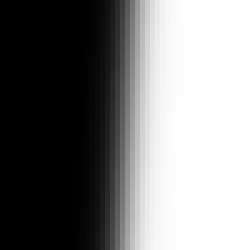
#> input picture core/algorithms/UnitTests/data/slantededge.tif, 50 x 50 px (shown 5 times larger)
$ jupyter execute --allow-errors SmoothEdge.ipynb
#> lines starting #> are read from the running program, lines starting #| are printed output that depends on the picture
[cell 1]
import numpy as np
import matplotlib.pyplot as plt
import scipy.signal as signal
import skimage as ski
from skimage import io

# Building edge for tests

[cell 2]
x=np.linspace(0,10,100)
arg=(x-5.3)/2;
A=10
y=A*np.exp(-arg*arg);
plt.plot(x,y)
y[y<1e-3]=0
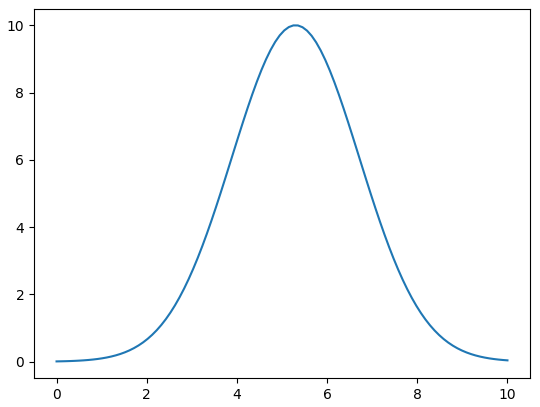
#> figure drawn by matplotlib, 1 panel; curve peaks at x = 5.25, y = 9.99

[cell 3]
y.shape

[cell 4]
cy=np.cumsum(y)
plt.plot(x,cy)
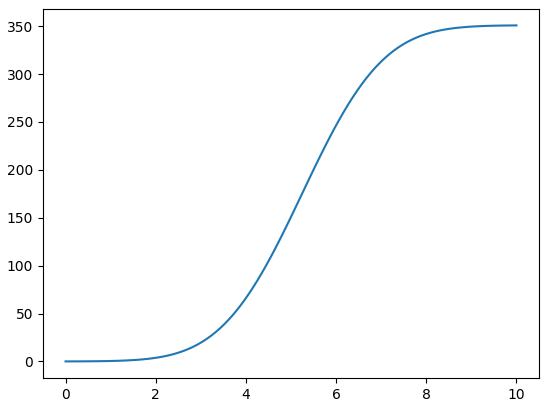
#> figure drawn by matplotlib, 1 panel; curve peaks at x = 10, y = 350.8

[cell 5]
dcy=np.diff(cy)

[cell 6]
plt.plot(x,y,'.',x,0.5<y,x,np.ones(x.size)*0.5)
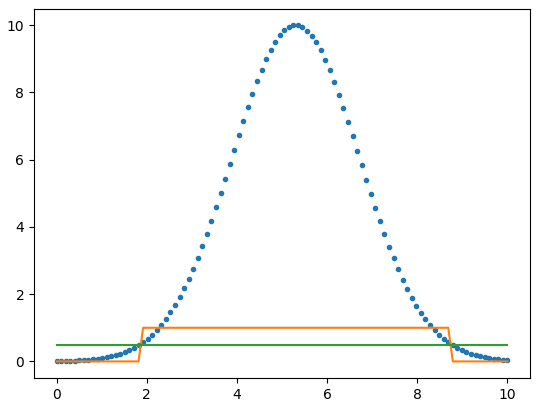
#> figure drawn by matplotlib, 1 panel; curve peaks at x = 5.25, y = 9.99; curve peaks at x = 1.92, y = 1

[cell 7]
(0.5<y).sum()*20/1000

[cell 8]
2*np.sqrt(np.log(2))*2

[cell 9]
np.log(np.exp(1))

# Look at unit test results

[cell 10]
a=io.imread('../../UnitTests/data/slantededge.tif')
#> a is the input picture: shape (50, 50) float32; min 1.94e-06, max 1, mean 0.489
plt.figure(figsize=[12,12])
plt.subplot(221)
plt.imshow(a,cmap='gray')
plt.xticks(np.arange(0,a.shape[1],2),labels=[])
plt.yticks(np.arange(0,a.shape[0],2),labels=[])
plt.grid(color='orange', linestyle='-', linewidth=0.5)
plt.grid(True)
m= 24.6932 ; k= -0.0522558
print(np.arctan(k)*180/np.pi)
ybx=np.arange(0,a.shape[0])
#> ybx = 50 values from 0 to 49
xbx=m+k*ybx
plt.plot(xbx,ybx,'r',label='Fitted edge line')
plt.title('Image of slanted edge')
plt.legend()

plt.subplot(222)
plt.imshow(np.diff(a,axis=1),cmap='gray')
m= 25.6932 ; k= -0.0522558
print(np.arctan(k)*180/np.pi)
ybx=np.arange(0,a.shape[0])
xbx=m+k*ybx
plt.plot(xbx,ybx,'r',label='Fitted edge line')
plt.xticks(np.arange(0,a.shape[1],2),labels=[])
plt.yticks(np.arange(0,a.shape[0],2),labels=[])
plt.grid(color='orange', linestyle='-', linewidth=0.5)
plt.grid(True)
plt.title('Image of edge derivative')
plt.legend()


plt.subplot(2,2,3)
d=a
plt.step(np.arange(0,d.shape[1]),d[0,:], label='First line')
plt.step(np.arange(0,d.shape[1]),d[25,:], label='Middle line')
plt.step(np.arange(0,d.shape[1]),d[-1,:], label='Last line')
plt.title('Line profiles edge')
plt.legend()
plt.subplot(2,2,4)
d=np.diff(a,axis=1)
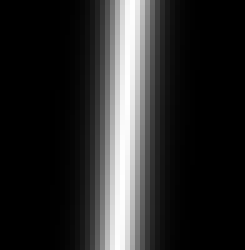
#> d: shape (50, 49) float32 (shown 5 times larger); min 1.26e-06, max 0.124, mean 0.0204; drawn with min black and max white
plt.step(np.arange(0,d.shape[1]),d[0,:], label='First line')
plt.step(np.arange(0,d.shape[1]),d[25,:], label='Middle line')
plt.step(np.arange(0,d.shape[1]),d[-1,:], label='Last line')

plt.title('Line profiles edge derivative')
plt.legend()

plt.tight_layout()
plt.savefig('edgedemo.pdf')
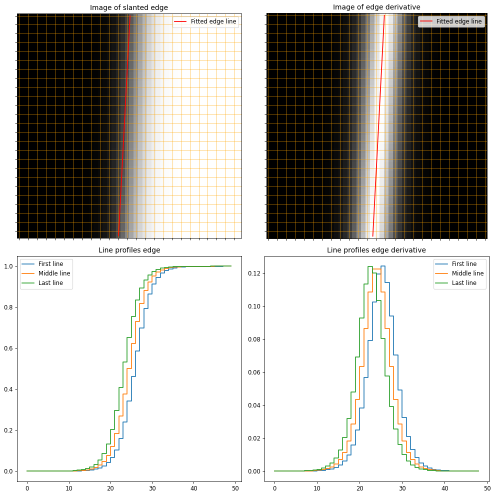
#> figure drawn by matplotlib, 4 panels; panel 3: curve peaks at x = 49, y = 1; panel 3: curve peaks at x = 49, y = 1; panel 3: curve peaks at x = 49, y = 1; panel 4: curve peaks at x = 26, y = 0.124
plt.savefig('edgedemo.png',dpi=150)

[cell 11]
plt.subplot(1,2,1)
d=a
plt.step(np.arange(0,d.shape[1]),d[0,:], label='First line')
plt.step(np.arange(0,d.shape[1]),d[25,:], label='Middle line')
plt.step(np.arange(0,d.shape[1]),d[-1,:], label='Last line')
plt.legend()
plt.subplot(1,2,2)
d=np.diff(a,axis=1)
plt.step(np.arange(0,d.shape[1]),d[0,:], label='First line')
plt.step(np.arange(0,d.shape[1]),d[25,:], label='Middle line')
plt.step(np.arange(0,d.shape[1]),d[-1,:], label='Last line')
plt.legend()
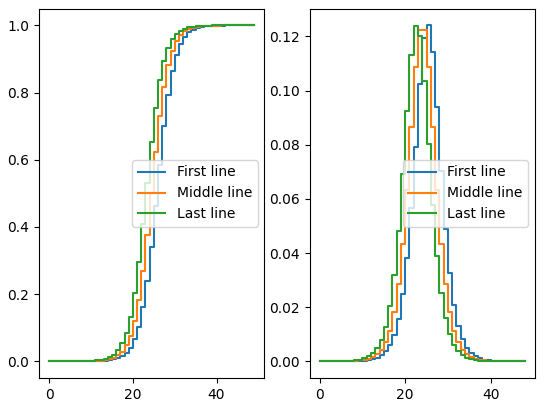
#> figure drawn by matplotlib, 2 panels; panel 1: curve peaks at x = 49, y = 1; panel 1: curve peaks at x = 49, y = 1; panel 1: curve peaks at x = 49, y = 1; panel 2: curve peaks at x = 26, y = 0.124

[cell 12]
b=io.imread('../../UnitTests/data/raw_edge.tif').astype(float)
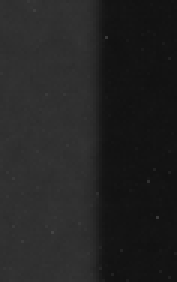
#> input picture core/algorithms/UnitTests/data/raw_edge.tif, 59 x 94 px (shown 3 times larger)
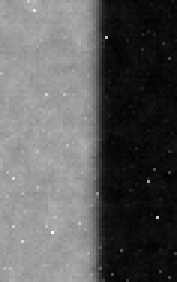
#> b: shape (94, 59) float64 (shown 3 times larger); min 4403, max 17273, mean 9068.5; drawn with min black and max white
plt.figure(figsize=[15,6])
plt.subplot(241)
plt.imshow(b)
m= 32.8755 ;k= -0.0226082
yax=np.arange(0,b.shape[0])
#> yax = 94 values from 0 to 93
xax=m+k*yax
plt.plot(xax,yax,'r')

plt.subplot(245)
plt.imshow(np.diff(b,axis=1),clim=[-1600,200])
plt.plot(xax,yax,'r')


plt.subplot(1,4,2)
#> (the rest of this cell did not finish here and is left out)

#> (a cell that did not finish here is left out)

# Weighted CoG

[cell 14]
y2=y+np.random.normal(0,0.1*A,size=y.size)
c1=(x*y2).sum()/y2.sum()
plt.plot(x,y2)
y3=y2
y3[y2<0]=0
plt.plot(x,y3)

c2=(x*y3).sum()/y3.sum()
print(y2.mean(), y2.std())

y4=y2;
y4=y4-(y4.mean()+y4.std())
y4[y4<0]=0
c3=(x*y4).sum()/y4.sum()
print(c1,c2,c3)
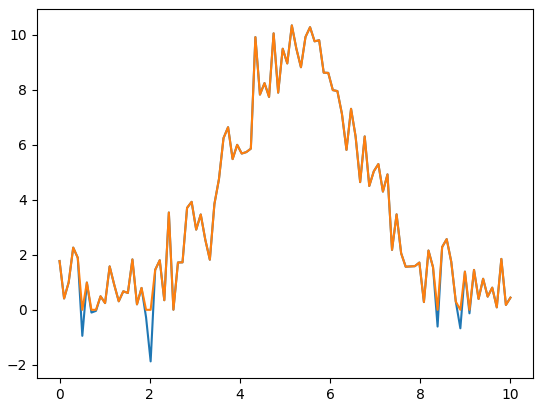
#> figure drawn by matplotlib, 1 panel; curve peaks at x = 5.15, y = 10.33; curve peaks at x = 5.15, y = 10.33

[cell 15]
c1=[]
c2=[]
c3=[]
for i in np.arange(0,100) :
    y2=y+np.random.normal(0,0.1*A,size=y.size)
    c1.append((x*y2).sum()/y2.sum())

    y3=y2
    y3[y2<0]=0
    c2.append((x*y3).sum()/y3.sum())
    y4=y2;
    y4=y4-(y4.mean()+y4.std())
    y4[y4<0]=0
    c3.append((x*y4).sum()/y4.sum())

[cell 16]
plt.plot(c1,label='Plain')
plt.plot(c2,label='Non-zero')
plt.plot(c3,label='Unbias')
plt.legend()
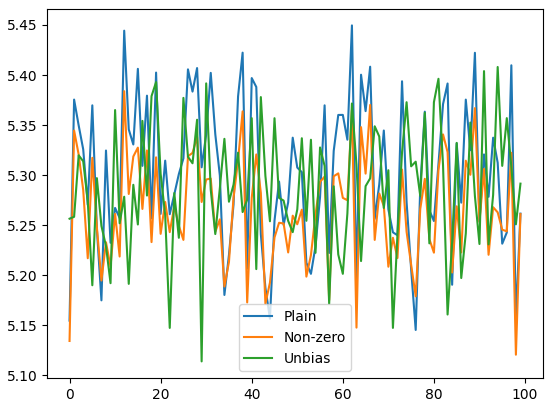
#> figure drawn by matplotlib, 1 panel; curve peaks at x = 62, y = 5.45; curve peaks at x = 12, y = 5.38; curve peaks at x = 94, y = 5.41
